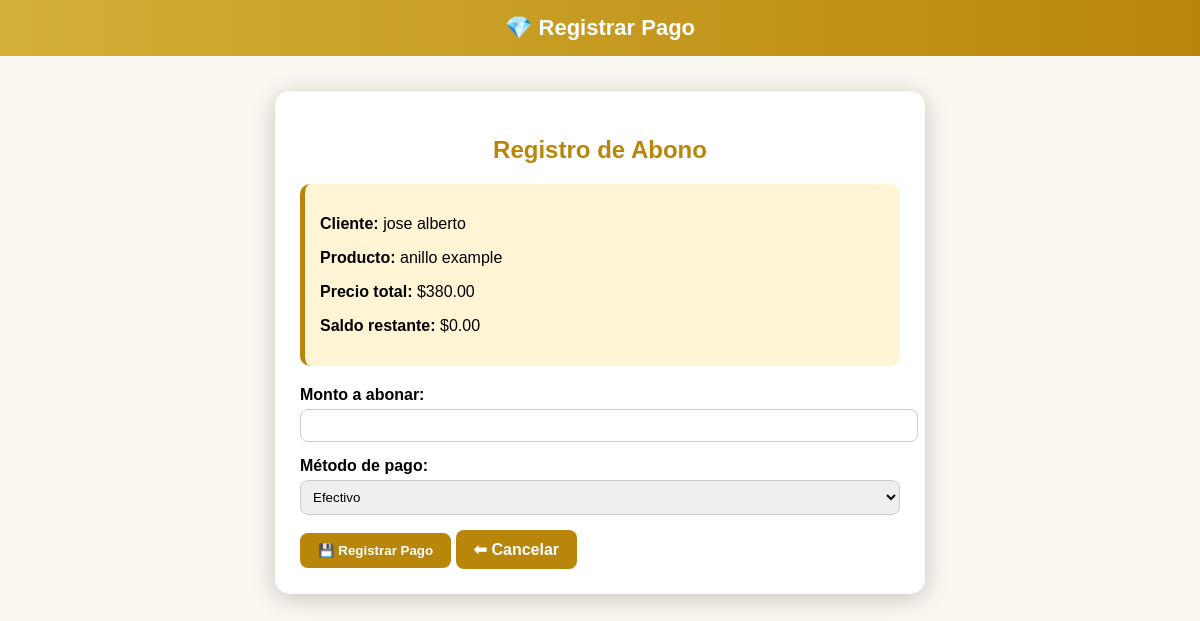
Screenshot of /registrar_pago.php?id=10 with the database file from the repository.
### tables this page shows
CREATE TABLE `apartados` (
  `id` int(11) NOT NULL,
  `cliente_id` int(11) DEFAULT NULL,
  `producto_id` int(11) DEFAULT NULL,
  `fecha_apartado` date DEFAULT NULL,
  `fecha_limite` date DEFAULT NULL,
  `anticipo` decimal(10,2) DEFAULT NULL,
  `saldo_restante` decimal(10,2) DEFAULT NULL,
  `estatus` enum('Pendiente','Liquidado') DEFAULT 'Pendiente'
);

CREATE TABLE `clientes` (
  `id` int(11) NOT NULL,
  `nombre` varchar(100) NOT NULL,
  `telefono` varchar(20) DEFAULT NULL,
  `email` varchar(100) DEFAULT NULL,
  `direccion` varchar(200) DEFAULT NULL,
  `observacion` varchar(150) NOT NULL,
  `fecha_registro` timestamp NOT NULL DEFAULT current_timestamp()
);

CREATE TABLE `productos` (
  `id` int(11) NOT NULL,
  `nombre` varchar(100) NOT NULL,
  `descripcion` text DEFAULT NULL,
  `tipo` varchar(50) DEFAULT NULL,
  `material` varchar(50) DEFAULT NULL,
  `color` varchar(100) NOT NULL,
  `precio` int(11) NOT NULL,
  `cantidad` int(11) NOT NULL,
  `id_proveedor` int(11) DEFAULT NULL,
  `codigo` varchar(50) DEFAULT NULL
);

### registrar_pago.php (the view, shortened to what this page needs)
<?php
include 'db.php';
$apartado_id = intval($_GET['id']);
$sql = "SELECT a.*, c.nombre AS cliente, p.nombre AS producto, p.precio AS precio_producto
        FROM apartados a
        INNER JOIN clientes c ON a.cliente_id = c.id
        INNER JOIN productos p ON a.producto_id = p.id
        WHERE a.id = ?";
$stmt = $conn->prepare($sql);
$stmt->bind_param("i", $apartado_id);
$stmt->execute();
$datos = $stmt->get_result()->fetch_assoc();
?>
<!DOCTYPE html>
<html lang="es">
<head>
</head>
<body>
<header>💎 Registrar Pago</header>
<div class="container">
    <h2>Registro de Abono</h2>
    <div class="info-box">
        <p><b>Cliente:</b> <?= htmlspecialchars($datos['cliente']) ?></p>
        <p><b>Producto:</b> <?= htmlspecialchars($datos['producto']) ?></p>
        <p><b>Precio total:</b> $<?= number_format($datos['precio_producto'], 2) ?></p>
        <p><b>Saldo restante:</b> $<?= number_format($datos['saldo_restante'], 2) ?></p>
    </div>
    <form method="POST">
        <div class="form-group">
            <label>Monto a abonar:</label>
            <input type="number" name="monto" step="0.01" min="1" required>
        </div>
        <div class="form-group">
            <label>Método de pago:</label>
            <select name="metodo_pago" required>
                <option value="Efectivo">Efectivo</option>
            </select>
        </div>
        <button type="submit" name="registrar_pago" class="btn">💾 Registrar Pago</button>
        <a href="apartados.php" class="btn">⬅ Cancelar</a>
    </form>
</div>
</body>
</html>

### registrar_pago.php (style rules this page uses)
body { font-family: 'Poppins', sans-serif; background-color: #faf6f0; margin: 0; padding: 0; }
header { background: linear-gradient(to right, #d4af37, #b8860b); color: white; text-align: center; padding: 15px; font-size: 22px; font-weight: bold; }
.container { max-width: 600px; margin: 35px auto; background: white; padding: 25px; border-radius: 15px; box-shadow: 0 4px 25px rgba(0,0,0,0.2); }
h2 { color: #b8860b; text-align: center; margin-bottom: 20px; }
.info-box { background: #fff4d3; padding: 15px; border-radius: 10px; margin-bottom: 20px; border-left: 5px solid #b8860b; }
.form-group { margin-bottom: 15px; }
label { font-weight: bold; display: block; margin-bottom: 5px; }
input, select { width: 100%; padding: 8px; border-radius: 8px; border: 1px solid #ccc; }
.btn { background-color: #b8860b; color: white; padding: 10px 18px; border: none; border-radius: 8px; cursor: pointer; font-weight: bold; display: inline-block; text-decoration: none; }

### rows the page displays
apartados: cliente.nombre "jose alberto", producto.nombre "anillo example", producto.precio "380.00", saldo_restante "0.00"
